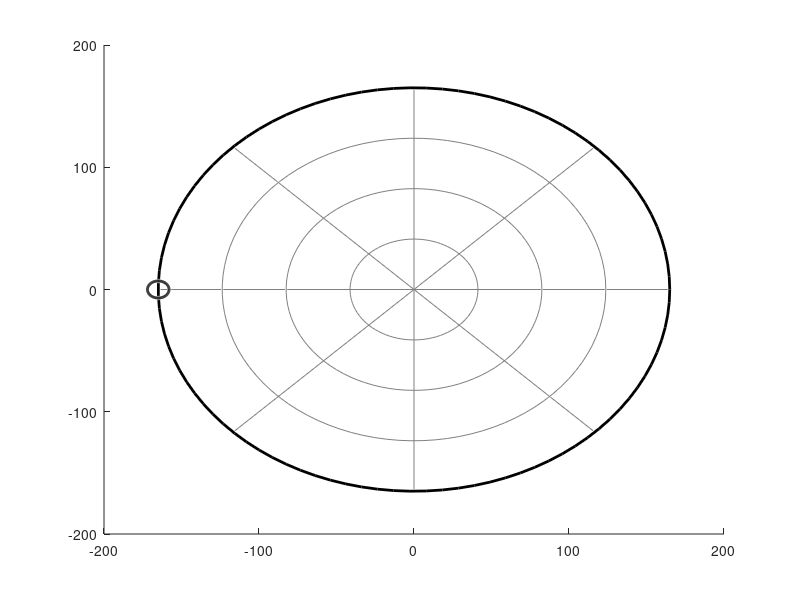

Recreate this plot in MATLAB. (Note: this script raises an error after producing the figure.)
save = 0;
savename = 'test';

bayes_state = [0;-0.8;1];

for i = 1:4
    theta = (i-1)*pi/4;
    viscircles([0 0], i*165/4, 'Color', [0.5 0.5 0.5], 'LineWidth', 0.5);
    line([-165*cos(theta) 165*cos(theta)], [165*sin(theta) -165*sin(theta)], 'Color', [0.5 0.5 0.5]);
    hold on
end

viscircles([0 0], 165, 'Color', 'k');

[x, y] = pol2cart(-(pi/2*(bayes_state(3)+1)), 165);
h = viscircles([x y], 7, 'Color', 'k');
fill(h.Children(1).XData(1:end-1), h.Children(1).YData(1:end-1), 'k');

for i  = 1:10
    try
        load('C:\Users\dshar\Downloads\atest' + string(i) + '.mat');
        %load('C:\Users\dshar\Downloads\Bayes180_3_test' + string(i) + '.mat');
        [x, y] = pol2cart(-(results(:,3)-pi/4), min(results(:,2),165));
        p = plot(smooth(x,10), smooth(y,10), 'LineWidth', 1.5, 'Color', 'r');
        p.Color(4) = 0.2; 
        c = get(p,'Color');
        scatter(x(end), y(end), 50, c, '*', 'LineWidth', 1, 'MarkerEdgeAlpha', 0.5)
        
        %h = viscircles([0 0], 20, 'Color', 'k');
        %fill(h.Children(1).XData(1:end-1), h.Children(1).YData(1:end-1), 'k');
        hold on
    catch
    end    
end

%[x, y] = pol2cart(-(pi/2*(bayes_state(2)+1)), 65*(bayes_state(1)+1) + 40);
%scatter(x, y, 150, 'k', 'x', 'LineWidth', 3)

axis square
set(gca,'XColor', 'none','YColor','none')

if save
    exportgraphics(gcf, "AutosavedFigures/"+...
        savename+string(num)+".eps", 'ContentType',...
        'vector', 'BackgroundColor', 'none');
end